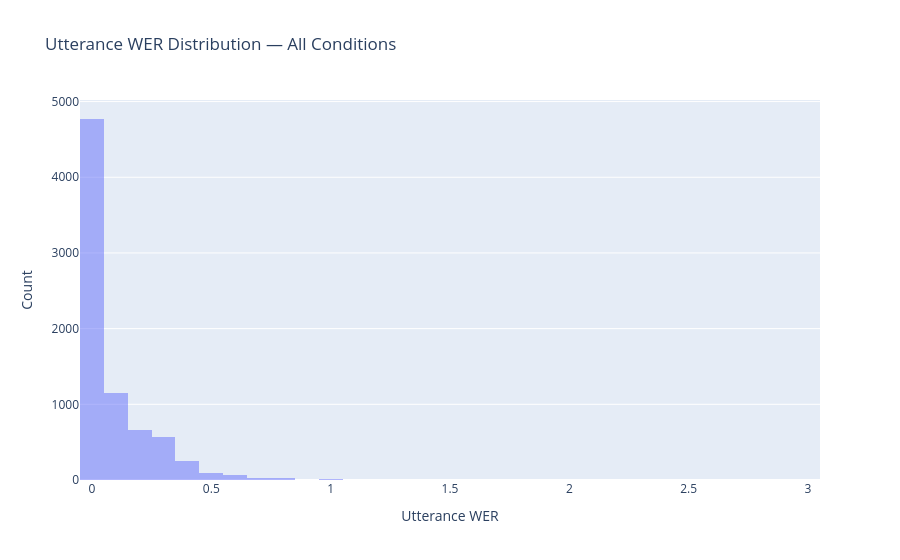

Notebook cell for this chart:
### Markdown cell above
---

 # Part 4 — Utterance-level Analysis

### Code cell
# ── UTT WER distributions ─────────────────────────────────────────────────────
fig = go.Figure()
key = "whisfusion_ft"
label = MODEL_KEYS[key]
split = "scripted"
fig.add_trace(go.Histogram(
    x       = results[key][split]["utt_wer"],
    name    = f"{label} / {split}",
    opacity = 0.5,
    nbinsx  = 40,
))
fig.update_layout(
    title    = "Utterance WER Distribution — All Conditions",
    barmode  = "overlay",
    xaxis    = dict(title="Utterance WER"),
    yaxis    = dict(title="Count"),
    legend   = dict(orientation="h", y=1.12, xanchor="center", x=0.5),
)
fig.show()

### Figure 1 — Plotly figure (JSON) as saved in the notebook; plotly's stock layout.template omitted (floating-point values rounded to 4 significant figures; data arrays with more than 128 entries replaced by an {"elided": "..."} marker saying what was removed)
{"data": [{"name": "WhisFusion (LoRA FT) / scripted", "nbinsx": 40, "opacity": 0.5, "type": "histogram", "x": {"elided": "7638 float values"}}], "layout": {"barmode": "overlay", "legend": {"orientation": "h", "x": 0.5, "xanchor": "center", "y": 1.12}, "title": {"text": "Utterance WER Distribution — All Conditions"}, "xaxis": {"title": {"text": "Utterance WER"}}, "yaxis": {"title": {"text": "Count"}}}}
